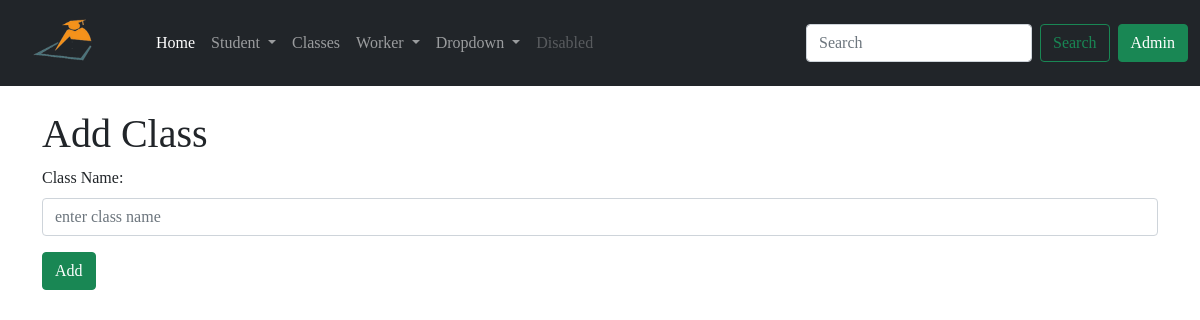
The app's page /update_class/3, older data.
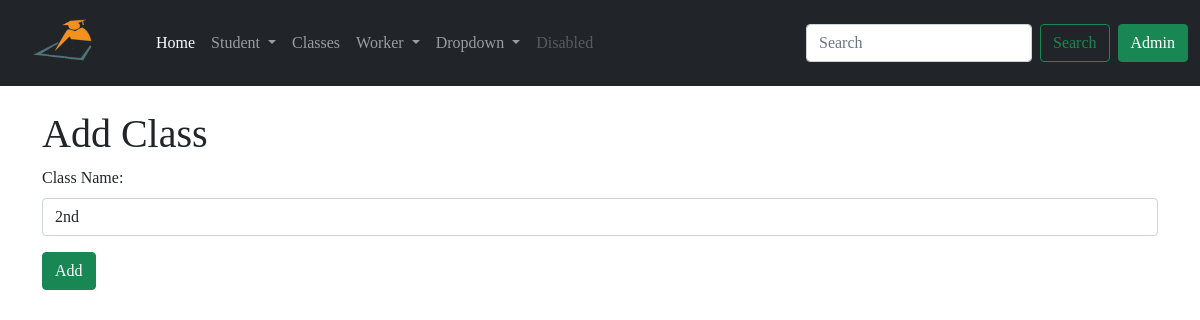
The same page, newer data.
### app/models.py (models this page shows, shortened)
class Class(db.Model):
    id = db.Column(db.Integer, primary_key=True)
    cls_name = db.Column(db.String(64), index=True)
    student = db.relationship('Student', backref='stdclass')
    leavestudent = db.relationship('LeaveStudent', backref='stdclass')

### app/routes.py (the view)
@app.route('/update_class/<id>', methods=["GET", "POST"])
def update_class(id):
    u_class = Class.query.filter_by(id=id).first()
    if request.method == "POST":
        cls_name = request.form['cls_name']
        u_class.cls_name = cls_name
        db.session.commit()
        flash('{} is successfully update!'.format(u_class.cls_name))
        return redirect(url_for('list_of_class'))
    return render_template('add_class.html', title='Update Class', u_class=u_class)

### app/templates/add_class.html
{% extends 'base.html' %}
{% block content %}
<div class="container">
<h1 class="mt-4">Add Class</h1>
<form method="POST">
    <div class="mb-3">
      <label for="Inputname" class="form-label">Class Name:</label>
      <input type="text" class="form-control" name="cls_name" value="{{u_class.cls_name}}" id="Inputname" placeholder="enter class name" required>
    </div>
    <button type="submit" class="btn btn-success">Add</button>
</form>
</div>
{% endblock %}

Row changes from the older to the newer data that the page shows:
added Class: cls_name "2nd"
